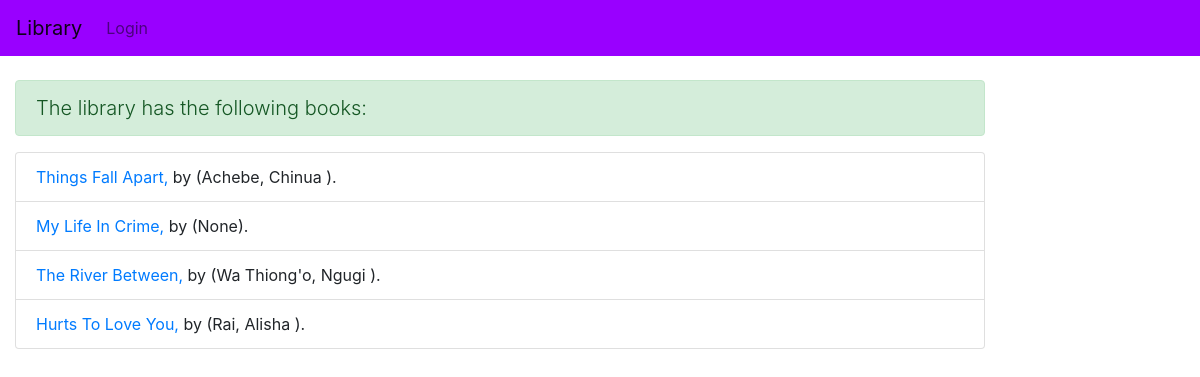
/catalog/books/, run on the app's committed database.
### catalog/models.py (models this page shows, shortened)
class Book(models.Model):
    title = models.CharField(max_length=200)
    author = models.ForeignKey('Author', on_delete=models.SET_NULL, null=True)
    summary = models.TextField(max_length=1000, help_text='Enter a brief description of the book')
    isbn = models.CharField('ISBN', max_length=13, help_text='13 Character <a href="https://www.isbn-international.org/content/what-isbn">ISBN number</a>')
    genre = models.ManyToManyField(Genre, help_text='Select a genre for this book')
    language = models.ForeignKey('Language', on_delete=models.SET_NULL, null=True)
    image= models.ImageField('upload_to =book_thumbnails', default ='library.jpg')
    def get_absolute_url(self):
        return reverse('book-detail', args=[str(self.id)])

class Author(models.Model):
    first_name = models.CharField(max_length=100)
    last_name = models.CharField(max_length=100)
    date_of_birth = models.DateField(null=True, blank=True)
    date_of_death = models.DateField('Died', null=True, blank=True)
    image= models.ImageField('upload_to =author_thumbnails', default ='library.jpg')
    bio= models.TextField(null=True, blank=True)
    class Meta:
        ordering = ['last_name', 'first_name']
    def __str__(self):
        return f'{self.last_name}, {self.first_name} '

### catalog/views.py (the view)
# urls.py: path('books/', views.BookListView.as_view(), name='books'),
class BookListView(generic.ListView):
    model = Book
    template_name = 'book_list.html'
    paginate_by =10

### templates/book_list.html
{% extends "base.html" %}
{% block content %}
  <p class="lead alert alert-success" >The library has the following books:</p>
  {% if book_list %}
<ul class="list-group">
	{% for book in book_list %}
  <li class="list-group-item"><a href="{{ book.get_absolute_url }}">{{ book.title }}, </a> by ({{book.author}}). </li>
  {% endfor %}
</ul>
  {% else %}
    <p class="alert alert-warning" >There are no books in the library.</p>
  {% endif %}
{% endblock %}

### data on the page
Book: title "Things Fall Apart", author "Achebe, Chinua"
Book: title "My Life In Crime", author "None"
Book: title "The River Between", author "Wa Thiong'o, Ngugi"
Book: title "Hurts To Love You", author "Rai, Alisha"
